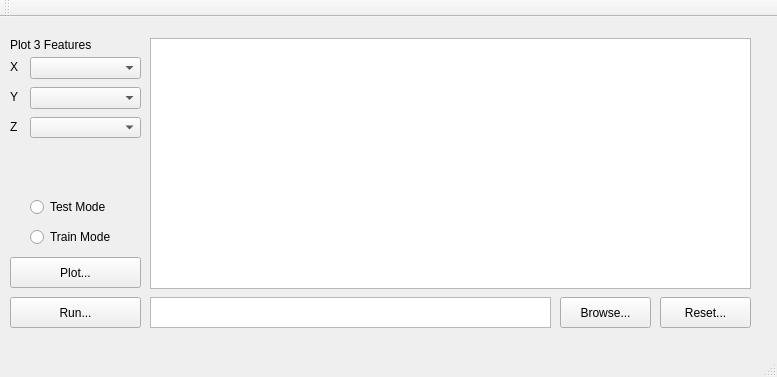
<?xml version="1.0" encoding="UTF-8"?>
<ui version="4.0">
 <class>MachineLearningApp</class>
 <widget class="QMainWindow" name="MachineLearningApp">
  <property name="geometry">
   <rect>
    <x>0</x>
    <y>0</y>
    <width>777</width>
    <height>377</height>
   </rect>
  </property>
  <property name="windowTitle">
   <string>Test001</string>
  </property>
  <widget class="QWidget" name="centralWidget">
   <widget class="QTextEdit" name="filepath_Edit">
    <property name="geometry">
     <rect>
      <x>150</x>
      <y>280</y>
      <width>401</width>
      <height>31</height>
     </rect>
    </property>
   </widget>
   <widget class="QPushButton" name="browse_Button">
    <property name="geometry">
     <rect>
      <x>560</x>
      <y>280</y>
      <width>91</width>
      <height>31</height>
     </rect>
    </property>
    <property name="text">
     <string>Browse...</string>
    </property>
   </widget>
   <widget class="QRadioButton" name="test_Radio">
    <property name="geometry">
     <rect>
      <x>30</x>
      <y>180</y>
      <width>95</width>
      <height>20</height>
     </rect>
    </property>
    <property name="text">
     <string>Test Mode</string>
    </property>
   </widget>
   <widget class="QRadioButton" name="train_Radio">
    <property name="geometry">
     <rect>
      <x>30</x>
      <y>210</y>
      <width>95</width>
      <height>20</height>
     </rect>
    </property>
    <property name="text">
     <string>Train Mode</string>
    </property>
   </widget>
   <widget class="QPushButton" name="run_Button">
    <property name="geometry">
     <rect>
      <x>10</x>
      <y>280</y>
      <width>131</width>
      <height>31</height>
     </rect>
    </property>
    <property name="text">
     <string>Run...</string>
    </property>
   </widget>
   <widget class="QComboBox" name="X_comboBox">
    <property name="geometry">
     <rect>
      <x>30</x>
      <y>40</y>
      <width>111</width>
      <height>22</height>
     </rect>
    </property>
   </widget>
   <widget class="QComboBox" name="Y_comboBox">
    <property name="geometry">
     <rect>
      <x>30</x>
      <y>70</y>
      <width>111</width>
      <height>22</height>
     </rect>
    </property>
   </widget>
   <widget class="QComboBox" name="Z_comboBox">
    <property name="geometry">
     <rect>
      <x>30</x>
      <y>100</y>
      <width>111</width>
      <height>21</height>
     </rect>
    </property>
   </widget>
   <widget class="QLabel" name="Xvar_label">
    <property name="geometry">
     <rect>
      <x>10</x>
      <y>40</y>
      <width>20</width>
      <height>20</height>
     </rect>
    </property>
    <property name="text">
     <string>X</string>
    </property>
   </widget>
   <widget class="QLabel" name="Yvar_label">
    <property name="geometry">
     <rect>
      <x>10</x>
      <y>70</y>
      <width>20</width>
      <height>20</height>
     </rect>
    </property>
    <property name="text">
     <string>Y</string>
    </property>
   </widget>
   <widget class="QLabel" name="Zvar_label">
    <property name="geometry">
     <rect>
      <x>10</x>
      <y>100</y>
      <width>20</width>
      <height>20</height>
     </rect>
    </property>
    <property name="text">
     <string>Z</string>
    </property>
   </widget>
   <widget class="QLabel" name="PlotterTitle">
    <property name="geometry">
     <rect>
      <x>10</x>
      <y>20</y>
      <width>111</width>
      <height>16</height>
     </rect>
    </property>
    <property name="text">
     <string>Plot 3 Features</string>
    </property>
   </widget>
   <widget class="QPushButton" name="reset_Button">
    <property name="geometry">
     <rect>
      <x>660</x>
      <y>280</y>
      <width>91</width>
      <height>31</height>
     </rect>
    </property>
    <property name="text">
     <string>Reset...</string>
    </property>
   </widget>
   <widget class="QPushButton" name="run_Button_2">
    <property name="geometry">
     <rect>
      <x>10</x>
      <y>240</y>
      <width>131</width>
      <height>31</height>
     </rect>
    </property>
    <property name="text">
     <string>Plot...</string>
    </property>
   </widget>
   <widget class="QTextBrowser" name="datawindow_textBrowser">
    <property name="geometry">
     <rect>
      <x>150</x>
      <y>21</y>
      <width>601</width>
      <height>251</height>
     </rect>
    </property>
   </widget>
  </widget>
  <widget class="QMenuBar" name="menuBar">
   <property name="geometry">
    <rect>
     <x>0</x>
     <y>0</y>
     <width>777</width>
     <height>26</height>
    </rect>
   </property>
  </widget>
  <widget class="QToolBar" name="mainToolBar">
   <attribute name="toolBarArea">
    <enum>TopToolBarArea</enum>
   </attribute>
   <attribute name="toolBarBreak">
    <bool>false</bool>
   </attribute>
  </widget>
  <widget class="QStatusBar" name="statusBar"/>
 </widget>
 <layoutdefault spacing="6" margin="11"/>
 <resources/>
 <connections/>
</ui>
